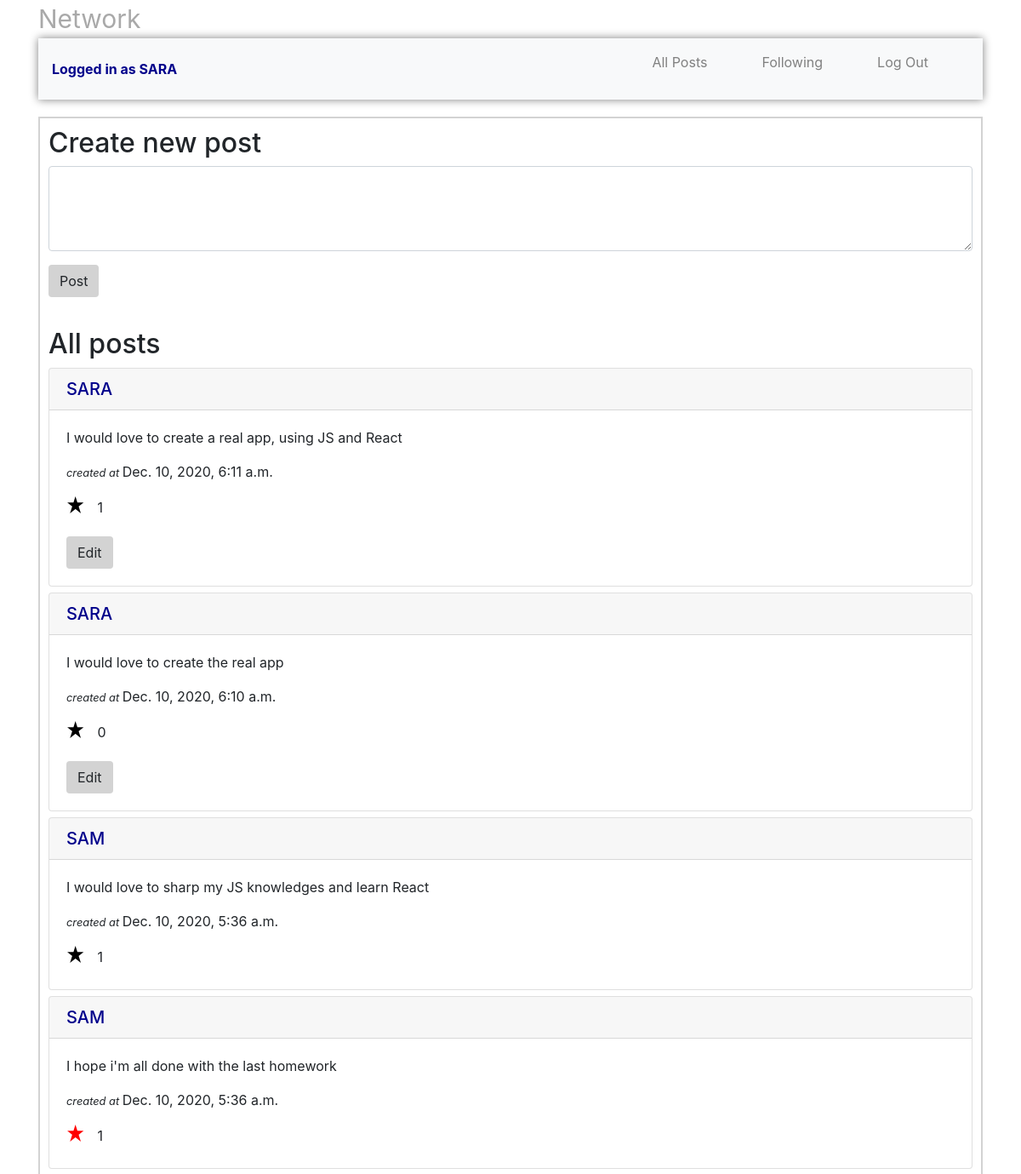
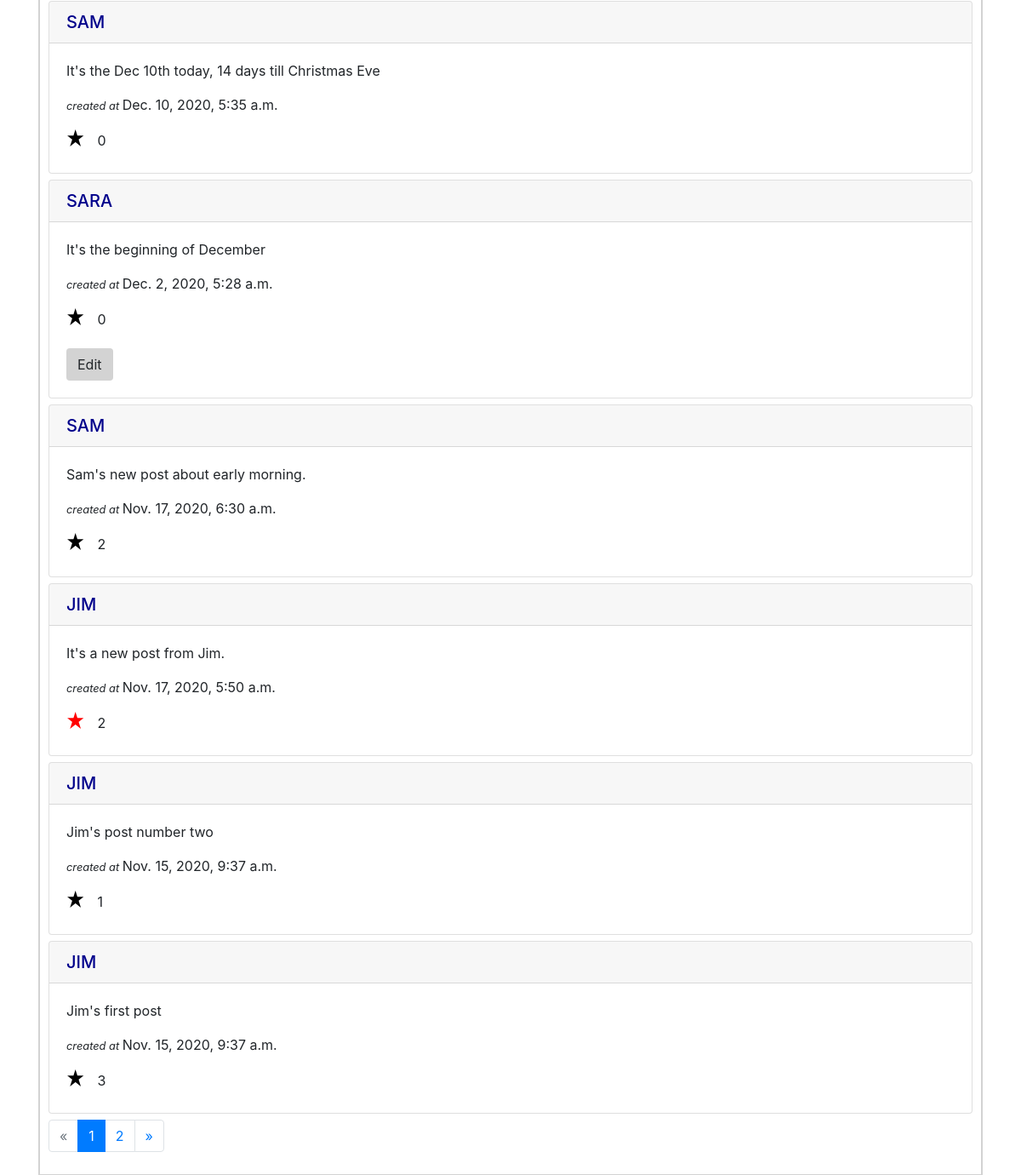
The app's page / (signed in) with its own data (2 pictures, top to bottom).
### network/models.py (models this page shows, shortened)
class User(AbstractUser):
    created = models.DateTimeField(default=datetime.now, blank=True)
    following = models.ManyToManyField("self", symmetrical=False, blank=True, related_name="followers")
    def __str__(self):
        return f"{self.username}"

class Post(models.Model):
    creator = models.ForeignKey(User, on_delete = models.PROTECT, related_name="comment_user")
    post = models.TextField(blank=False)
    created = models.DateTimeField(default=datetime.now, blank=True)
    likes = models.ManyToManyField(User, blank=True)

### network/views.py (the view)
# urls.py: path("", views.index, name="index"),
def index(request):
    all_posts = Post.objects.all().order_by("-created")
    paged_posts = paginator(request, all_posts)
    return render(request, "network/index.html", {
        "posts": paged_posts
    })

### network/views.py (called while the page is built)
def paginator(request, all_posts):
    paginator = Paginator(all_posts, 10)
    page = request.GET.get("page")
    paged_posts = paginator.get_page(page)
    return paged_posts

### network/templates/network/index.html (shortened to what this page needs)
{% extends "network/layout.html" %}
{% load static %}
{% block body %}
    <div>
        <div class="wrapper">
            {% if user.is_authenticated %}
                <div class="new-post">
                    <h2>Create new post</h2>
                    <form action="{% url 'create' %}" method="post" class="create-post">
                        <div class="form-group">
                            <textarea class="form-control" id="body-post" name="post-content" style="min-height: 100px;"></textarea>
                        </div>
                        <div class="form-group">
                            <input type="submit" class="btn new-post-btn" value="Post">
                        </div>
                    </form>
                </div>
            {% endif %}
            <div class="all-posts">
                <h2>All posts</h2>
                {% if posts %}
                    {% for post in posts %}
                        <div class="posts">
                            <div class="card">
                                <a href="{% url 'profile' post.creator %}" class="author-name">
                                    <h5 class="card-header">{{ post.creator|upper }}</h5>
                                </a>
                                <div class="card-body">
                                  <p class="card-text" id="post-content-{{ post.id }}">{{ post.post }}</p>
                                  <p class="card-text"><small><i>created at </i></small> {{ post.created }}</p>
                                  <p class="card-text">
                                    <svg viewBox="0 0 300 300"
                                        width="2em"
                                        height="2em"
                                        xmlns="http://www.w3.org/2000/svg"
                                        id = {{ post.id }}
                                        data-like={{ post.id }}
                                        class="star"
                                        fill="
                                            {% if user in post.likes.all %}
                                            red
                                            {% else %}
                                            black
                                            {% endif %}">
                                        <polygon points="100,10 40,198 190,78 10,78 160,198"/>
                                    </svg>
                                    <span id="like-count-{{ post.id }}">{{ post.likes.all|length }}</span>
                                  </p>
                                  {% if user.is_authenticated and user == post.creator %}
                                    <button type="button" class="btn edit-btn" data-post="{{ post.id }}" id="edit-btn-{{ post.id }}">Edit</button>
                                  {% endif %}
                                </div>
                            </div>
                        </div>
                    {% endfor %}
                {% else %}
                    <p>There is no posts yet, please add one...</p>
                {% endif %}
                <div class="row">
                    <div class="col-md-12">
                    {% if posts.has_other_pages %}
                        <ul class="pagination">
                        {% if posts.has_previous %}
                            <li class="page-item">
                                <a href="?page={{posts.previous_page_number}}" class="page-link">&laquo;</a>
                            </li>
                        {% else %}
                            <li class="page-item disabled">
                                <a class="page-link">&laquo;</a>
                            </li>
                        {% endif %}
                        {% for i in posts.paginator.page_range %}
                            {% if posts.number == i %}
                            <li class="page-item active">
                                <a class="page-link">{{i}}</a>
                            </li>
                            {% else %}
                            <li class="page-item">
                                <a href="?page={{i}}" class="page-link">{{i}}</a>
                            </li>
                            {% endif %}
                        {% endfor %}
                        {% if posts.has_next %}
                            <li class="page-item">
                                <a href="?page={{posts.next_page_number}}" class="page-link">&raquo;</a>                  </li>
                        {% else %}
                            <li class="page-item disabled">
                                <a class="page-link disabled">&raquo;</a>
                            </li>
                        {% endif %}
                        </ul>
                    {% endif %}
                    </div>
                </div>
            </div>
        </div>
    </div>
{% endblock %}

### network/templates/network/layout.html (shortened to what this page needs)
{% load static %}
<!DOCTYPE html>
<html lang="en">
    <head>
        <link rel="stylesheet" href="https://stackpath.bootstrapcdn.com/bootstrap/4.4.1/css/bootstrap.min.css">
        <link href="{% static 'network/styles.css' %}" rel="stylesheet">
        <link rel="stylesheet" href="https://stackpath.bootstrapcdn.com/font-awesome/4.7.0/css/font-awesome.min.css">
    </head>
    <body>
        <div class="container">
            <a class="project-name" href="{% url 'index' %}">Network</a>
            <nav class="navbar navbar-expand-lg navbar-light bg-light  justify-content-between">
                {% if user.is_authenticated %}
                    <a href="{% url 'index' %}" class="author-name"><strong>Logged in as {{ user.username | upper }}</strong></a>
                {% endif %}
                <div>
                    <ul class="navigation">
                        <li class="nav-item">
                            <a class="nav-link" href="{% url 'index' %}">All Posts</a>
                        </li>
                        {% if user.is_authenticated %}
                            <li class="nav-item">
                                <a class="nav-link current" href="{% url 'following' %}">Following</a>
                            </li>
                            <li class="nav-item">
                                <a class="nav-link" href="{% url 'logout' %}">Log Out</a>
                            </li>
                        {% endif %}
                    </ul>
                </div>
            </nav>
            <div class="body">
                {% block body %}
                {% endblock %}
            </div>
        </div>
    </body>
</html>

### network/static/network/styles.css (style rules this page uses)
.wrapper { border: 2px solid lightgray; margin-top: 20px; }
.project-name { color: darkgray; font-size: 30px; }
.new-post, .all-posts { padding: 10px; }
.posts { margin-bottom: 7px; }
.navbar { box-shadow: 0px 0px 10px gray !important; }
.navigation { display: flex; }
.nav-item { list-style: none; margin-right: 2rem; }
.nav-item a { text-decoration: none; color: gray; }
button.edit-btn, .new-post-btn, form.post-changes-btn { background-color: lightgray; }
.author-name { color: darkblue !important; text-decoration: none !important; }

### records on screen
User: username "SARA"
Post: creator "SARA", post "I would love to create a real app, using JS and React", created "Dec. 10, 2020, 6:11 a.m.", likes.all|length "1"
Post: creator "SARA", post "I would love to create the real app", created "Dec. 10, 2020, 6:10 a.m.", likes.all|length "0"
Post: creator "SAM", post "I would love to sharp my JS knowledges and learn React", created "Dec. 10, 2020, 5:36 a.m.", likes.all|length "1"
Post: creator "SAM", post "I hope i'm all done with the last homework", created "Dec. 10, 2020, 5:36 a.m.", likes.all|length "1"
Post: creator "SAM", post "It's the Dec 10th today, 14 days till Christmas Eve", created "Dec. 10, 2020, 5:35 a.m.", likes.all|length "0"
Post: creator "SARA", post "It's the beginning of December", created "Dec. 2, 2020, 5:28 a.m.", likes.all|length "0"
Post: creator "SAM", post "Sam's new post about early morning.", created "Nov. 17, 2020, 6:30 a.m.", likes.all|length "2"
Post: creator "JIM", post "It's a new post from Jim.", created "Nov. 17, 2020, 5:50 a.m.", likes.all|length "2"
Post: creator "JIM", post "Jim's post number two", created "Nov. 15, 2020, 9:37 a.m.", likes.all|length "1"
Post: creator "JIM", post "Jim's first post", created "Nov. 15, 2020, 9:37 a.m.", likes.all|length "3"

### other values on screen
{{ i }} "1"
{{ i }} "2"
